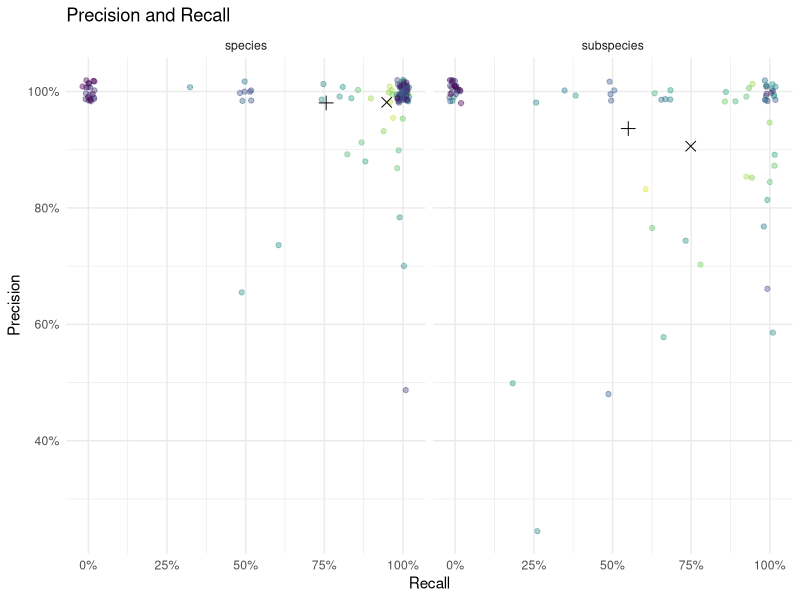
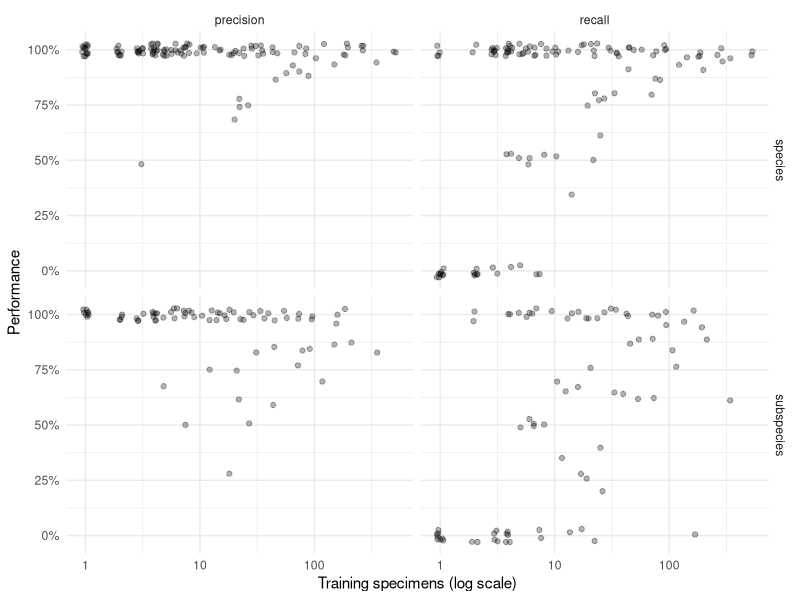
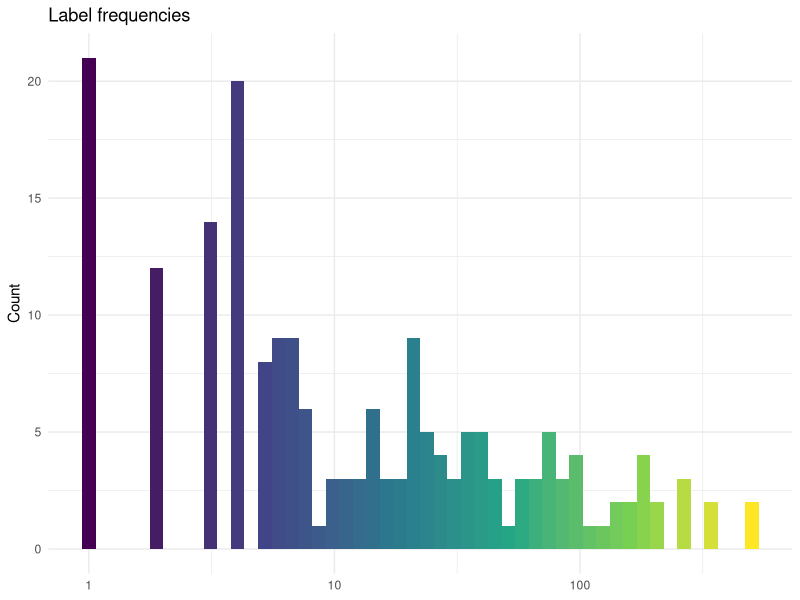
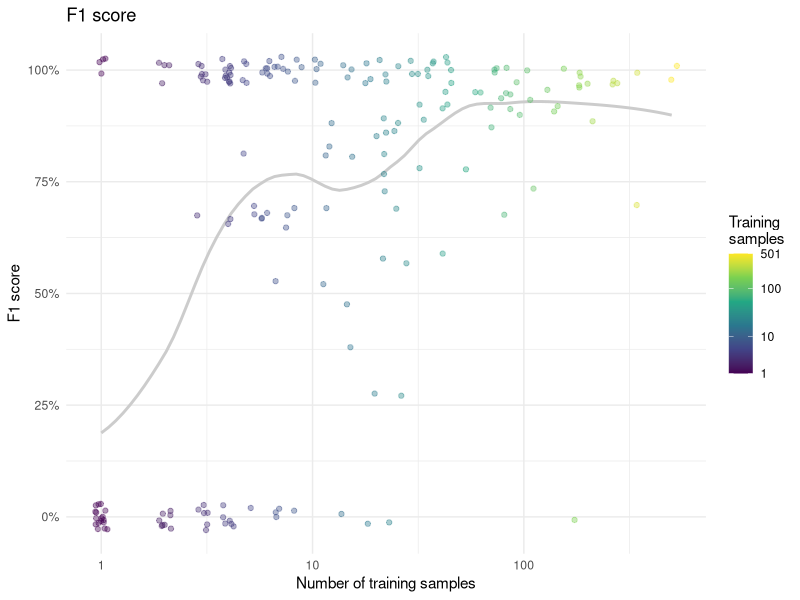
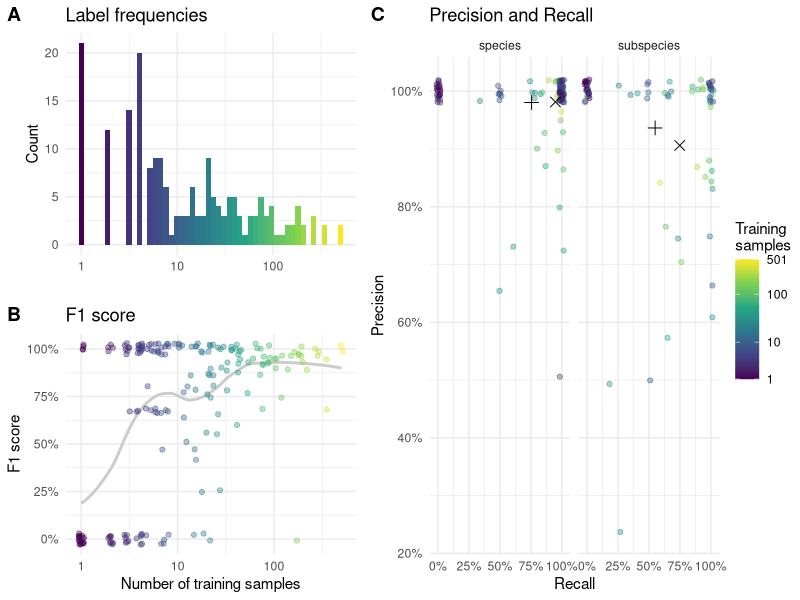
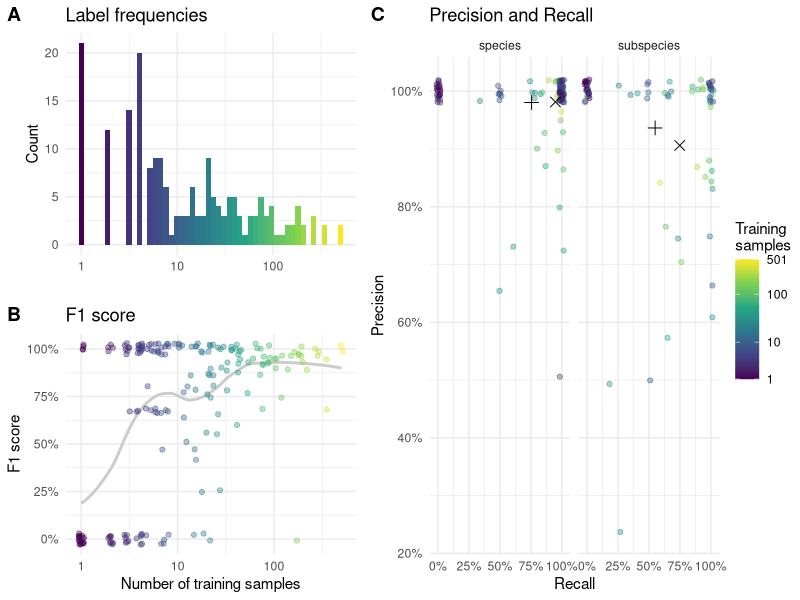
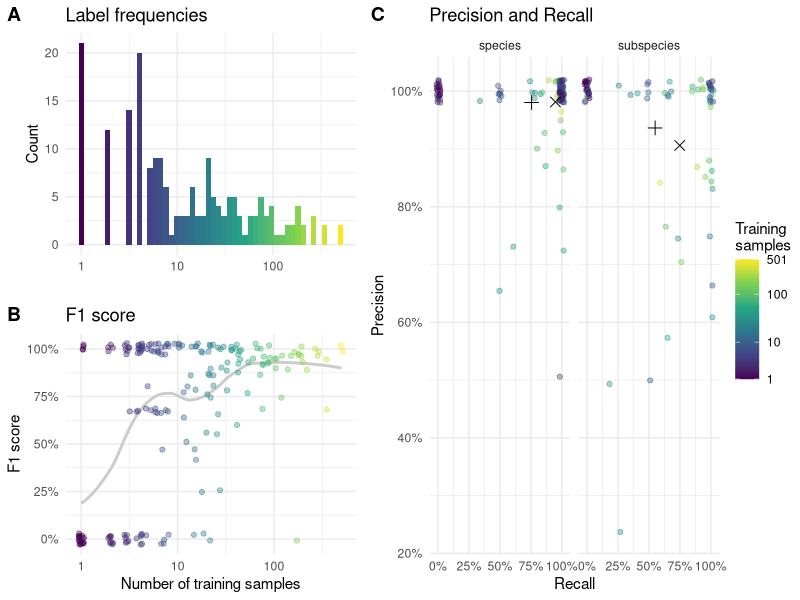

Write the R code that produced these figures, in order.
## ---- chunk 1
library(tidyverse)
library(ggthemes)
library(cowplot)

# Load and process model performance results
performance_data <- read_csv("test_results.csv") %>% 
  mutate(
    # Convert percentages to proportions for mathematical analysis
    across(starts_with('micro'), ~ .x / 100),
    # Classify taxonomic level based on naming convention
    # Subspecies contain underscores (e.g., "repanda_repanda"), species do not (e.g., "sexguttata")
    taxonomic_level = if_else(str_detect(Term, "_"), "subspecies", "species"),
    micro_precision = ifelse(true_positives == 0 & false_positives == 0,1,micro_precision),
    f1 = true_positives/(true_positives+(false_positives + false_negatives)/2)
  ) %>%
  # Rename columns for clarity
  rename(
    taxon = Term,
    precision = micro_precision,
    recall = micro_recall,
    training_specimens = N_train,
    test_specimens = N
  )



# Display data structure
glimpse(performance_data)
## ---- chunk 2
# Helper function to calculate both weighted and unweighted averages
calculate_averages <- function(data, group_var) {
  data %>%
    group_by({{ group_var }}) %>%
    summarise(
      # Equal weight per taxon
      precision_equal = mean(precision, na.rm = TRUE),
      recall_equal = mean(recall, na.rm = TRUE),
      # Weight by training specimen count
      precision_weighted = weighted.mean(precision, training_specimens, na.rm = TRUE),
      recall_weighted = weighted.mean(recall, training_specimens, na.rm = TRUE),
      .groups = 'drop'
    )
}

# Calculate averages by taxonomic level
summary_stats <- calculate_averages(performance_data, taxonomic_level)

# Reshape for visualization (following original working approach)
plot_averages <- summary_stats %>%
  pivot_longer(cols = -taxonomic_level, names_to = 'metric') %>%
  mutate(
    weighted = str_detect(metric, '_weighted'),
    metric_clean = str_replace(metric, '^(.+?)_(equal|weighted)$', '\\1')
  ) %>%
  select(-metric) %>%
  pivot_wider(names_from = metric_clean, values_from = value) %>%
  mutate(
    weighting_type = case_when(
      weighted == FALSE ~ "Equal taxa",
      weighted == TRUE ~ "Weighted by specimens"
    )
  )

print("Summary Statistics by Taxonomic Level:")
print(summary_stats)
## ---- chunk 3
# Prepare data for main precision-recall scatter plot
plot_data <- performance_data %>%
  arrange(desc(training_specimens))

# Create precision-recall scatter plot
precision_recall_plot <- ggplot() +
  # Individual taxa points colored by training set size
  geom_jitter(
    data = plot_data,
    aes(y = precision, x = recall, color = training_specimens),
    width = 0.02, height = 0.02, alpha = 0.4
  ) +
  # Overlay summary averages as distinct shapes
  geom_point(
    data = plot_averages,
    aes(y = precision, x = recall, shape = weighted),
    size = 3
  ) +
  # Customize scales and appearance
  scale_shape_manual(
    values = c(3, 4),
    name = 'Averaging',
    labels = c("taxa", 'specimens'),
    guide = 'none'
  ) + 
  scale_color_viridis_c(
    trans = 'log10',
    name = "Specimens\nin training",
    breaks = c(1, 10, 100, max(plot_data$training_specimens)),
    guide = 'none'
  ) +
  ggtitle("Precision and Recall") +
  scale_x_continuous(labels = scales::percent) +
  scale_y_continuous(labels = scales::percent) +
  theme_minimal() +
  ylab("Precision") +
  xlab("Recall") +
  facet_grid(~ taxonomic_level)

# Display the plot
print(precision_recall_plot)
## ---- chunk 4
# Prepare data for training size analysis
training_size_data <- performance_data %>%
  arrange(desc(training_specimens)) %>%
  pivot_longer(
    cols = c("precision", "recall"),
    names_to = "metric",
    values_to = "value"
  )

# Create scatter plot showing performance vs training size
training_size_plot <- ggplot(training_size_data) +
  geom_jitter(
    aes(x = training_specimens, y = value),
    width = 0.03, height = 0.03, alpha = 0.3
  ) +
  scale_x_log10() +
  scale_y_continuous(labels = scales::percent) +
  theme_minimal() +
  xlab("Training specimens (log scale)") +
  ylab("Performance") +
  facet_grid(taxonomic_level ~ metric)

# Display the plot
print(training_size_plot)
## ---- chunk 5
# Calculate some key statistics for interpretation
species_count <- sum(performance_data$taxonomic_level == "species")
subspecies_count <- sum(performance_data$taxonomic_level == "subspecies")

cat("Dataset Overview:\n")
cat(sprintf("- Total taxa analyzed: %d\n", nrow(performance_data)))
cat(sprintf("- Species: %d (%.1f%%)\n", species_count, 100 * species_count / nrow(performance_data)))
cat(sprintf("- Subspecies: %d (%.1f%%)\n", subspecies_count, 100 * subspecies_count / nrow(performance_data)))

cat("\nPerformance Summary:\n")
for (level in c("species", "subspecies")) {
  level_data <- summary_stats %>% filter(taxonomic_level == level)
  cat(sprintf("\n%s:\n", str_to_title(level)))
  cat(sprintf("- Equal-weighted precision: %.1f%%\n", 100 * level_data$precision_equal))
  cat(sprintf("- Equal-weighted recall: %.1f%%\n", 100 * level_data$recall_equal))
  cat(sprintf("- Specimen-weighted precision: %.1f%%\n", 100 * level_data$precision_weighted))
  cat(sprintf("- Specimen-weighted recall: %.1f%%\n", 100 * level_data$recall_weighted))
}
## ---- chunk 6
dist_plot = ggplot(plot_data) +
  geom_histogram(aes(x=training_specimens, fill=after_stat(x)), bins=50) +
  scale_fill_viridis_c(trans="log1p",guide = 'none') + 
  scale_x_log10() +
  theme_minimal() +
  ylab("Count") +
  xlab(NULL) +
  ggtitle("Label frequencies")

dist_plot
## ---- chunk 7
f1_plot = ggplot(plot_data) +
    geom_smooth(aes(x=training_specimens, y=f1), 
              method = "loess",
              span = 0.5,  # Adjust for smoothness
              se = FALSE,
              color = gray(0.8)) +
  geom_jitter(aes(x=training_specimens,y=f1, color=training_specimens),width=0.03,height=.03,alpha=0.4) +
  scale_x_log10() +
  scale_y_continuous(labels = scales::percent) +
  scale_color_viridis_c(trans="log1p",breaks=c(1,10,100,501),name="Training\nsamples") + 
  theme_minimal() +
  xlab("Number of training samples") +
  ylab("F1 score") +
  ggtitle("F1 score")
f1_plot

## ---- chunk 8
shared_legend <- get_legend(f1_plot)

p_AB = cowplot::plot_grid(
    dist_plot,
    f1_plot + theme(legend.position = 'none'),
    ncol=1,
    labels = "AUTO",
    align = 'hv',
    axis = 'lrtb')

p = cowplot::plot_grid(
  p_AB,
  precision_recall_plot,
  shared_legend,
  rel_widths = c(1,1,.2),
  nrow=1,
  labels = c("","C",""))
p
## ---- chunk 9
ggsave(
  filename = 'taxonomy_metrics.pdf',
  plot = p,
  device = 'pdf',
  width = 7,
  height = 3,
  units = 'in',
  useDingbats = FALSE
)

ggsave(
  filename = 'taxonomy_metrics.png',
  plot = p,
  device = 'png',
  width = 7,
  height = 3,
  units = 'in',
  dpi = 300  # High resolution for crisp appearance
)
## ---- chunk 10
performance_data %>% filter(taxon=="sylvicola")
